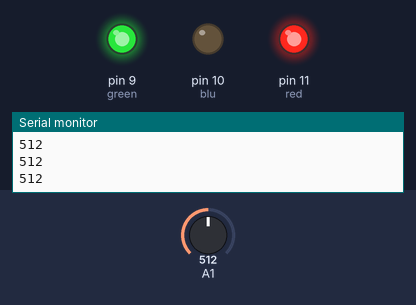
This sketch was run on a simulated Arduino Uno, built with avr-gcc and run on an emulated ATmega328P. Shown: output pins drawn as LEDs (lit = HIGH), the last lines printed to the serial monitor. Inputs (shaded band) come from the test bench; at power-on: A1 = 512.

Above: at 1.2 s.
1.3 s: A1 set to 109
2.8 s: A1 set to 93
At 3.2 s:
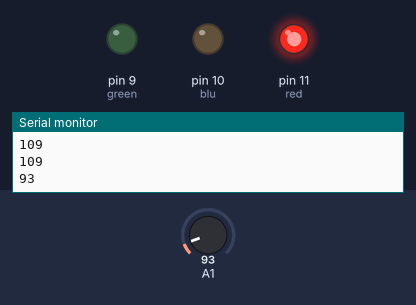
5.8 s: A1 set to 110
At 6.4 s:
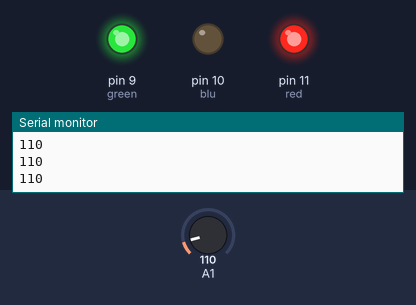
7.3 s: A1 set to 91
At 7.7 s:
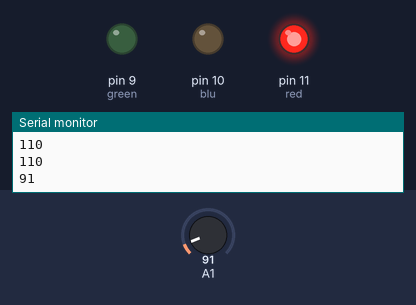
Timing chart, 0 to 10.3 s (numbered marks = the images above; inputs shaded):
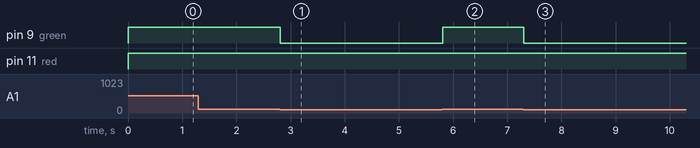

The sketch:

soil_mos_check.ino
```cpp
int red = 11;
int blu = 10;
int green = 9;

void setup()
{
    Serial.begin(9600);
    pinMode(red, OUTPUT);
    pinMode(blu, OUTPUT);
    pinMode(green, OUTPUT);
}

void loop()
{
    int soil_mos = analogRead(A1);
    Serial.println(soil_mos);

    if (soil_mos >=0 && soil_mos <=100)
    {
        // digitalWrite(red, HIGH);
        // digitalWrite(blu, LOW);
        // digitalWrite(green, LOW);
      	// delay(500);

        red_light();
        delay(500);
    }

    if (soil_mos >=101 && soil_mos <=600)
    {
        // digitalWrite(red, HIGH);
        // digitalWrite(green, HIGH);
        // digitalWrite(blu, LOW);

        yellow_light();
    }
    else
    {
        // digitalWrite(green, HIGH);
        // digitalWrite(red, LOW);
        // digitalWrite(blu, LOW);

        green_light();
    }

}

void red_light(){
    digitalWrite(red, HIGH);
    digitalWrite(blu, LOW);
    digitalWrite(green, LOW);
}

void yellow_light(){
    digitalWrite(red, HIGH);
    digitalWrite(green, HIGH);
    digitalWrite(blu, LOW);
}

void green_light(){
    digitalWrite(green, HIGH);
    digitalWrite(red, LOW);
    digitalWrite(blu, LOW);
}
```

Measured:
- the behaviour switches between 101 and 100 on A1 (found by bisection; images 0 and 1)
- after the input at 2.8 s, pin 9 (green): HIGH → LOW at once
- after the input at 5.8 s, pin 9 (green): LOW → HIGH at once
- after the input at 7.3 s, pin 9 (green): HIGH → LOW at once
